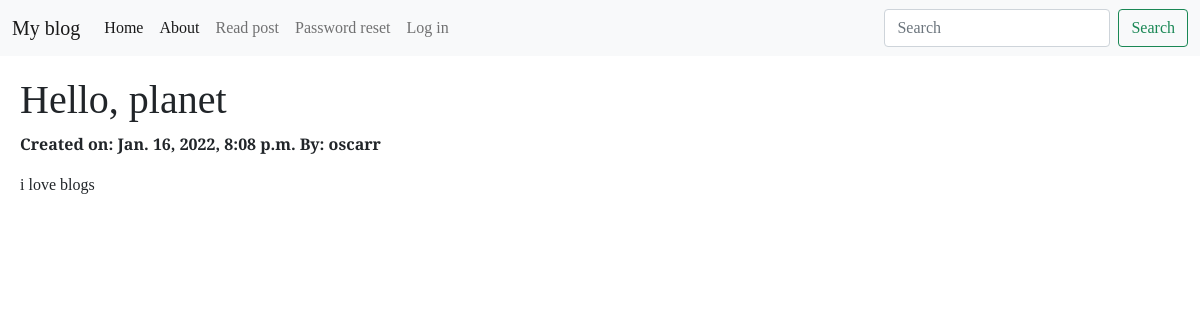
/posts/3/, run on the app's committed database.
### posts/models.py (models this page shows, shortened)
class Post(models.Model):
    title = models.CharField(max_length=255)
    author = models.ForeignKey('auth.User', on_delete=models.CASCADE)
    body = models.TextField()
    created_on = models.DateTimeField(auto_now_add=True)

### posts/views.py (the view)
# urls.py: path('<int:pk>/', PostDetailView.as_view(), name='post_detail'),
class PostDetailView(DetailView):
    template_name = "blog/detail.html"
    model = Post

### templates/blog/detail.html (shortened to what this page needs)
{% extends 'base.html' %}
{% block content%}
<h1> {{ post.title }} </h1>
<p><strong> Created on: {{ post.created_on }} By: {{ post.author }}</strong></p>
<p>{{ post.body}} </p>
{% endblock content%}

### static/css/base.css (style rules this page uses)
body { font-family: "Cambo", serif; font-family: "Outfit", sans-serif; font-family: "Playfair Display", serif; }
h1 { font-weight: 200; }

### data on the page
Post: title "Hello, planet", created_on "Jan. 16, 2022, 8:08 p.m.", author "oscarr", body "i love blogs"
